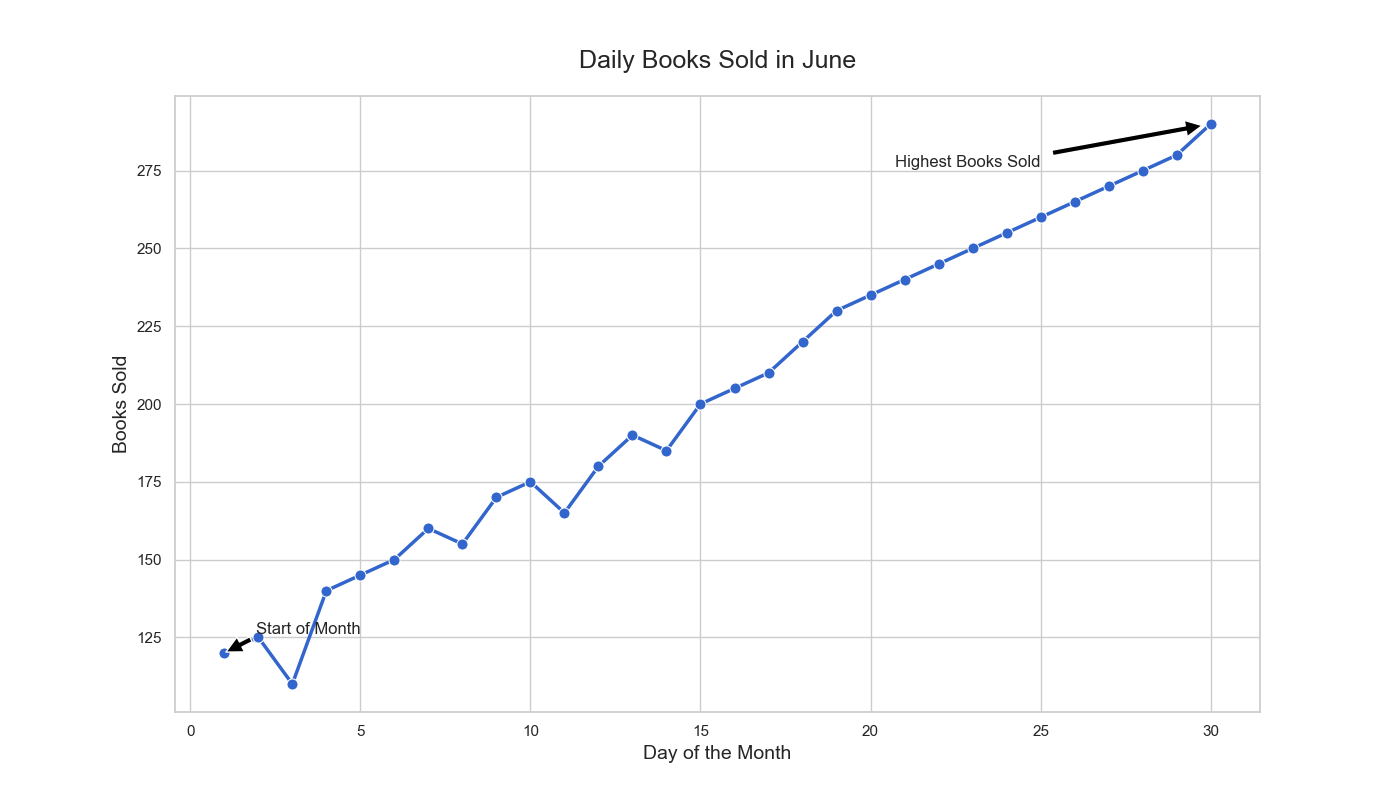

This figure's Python source:

import seaborn as sns
import matplotlib.pyplot as plt
import pandas as pd

# Data
data = {'Day': [1, 2, 3, 4, 5, 6, 7, 8, 9, 10, 11, 12, 
                13, 14, 15, 16, 17, 18, 19, 20, 21, 22, 
                23, 24, 25, 26, 27, 28, 29, 30],
        'Books Sold': [120, 125, 110, 140, 145, 150, 160, 155, 170, 175, 165, 180, 
                       190, 185, 200, 205, 210, 220, 230, 235, 240, 245, 250, 
                       255, 260, 265, 270, 275, 280, 290]}

# Create DataFrame
df = pd.DataFrame(data)

# Set the size of the plot
plt.figure(figsize=(14, 8))

# Create lineplot
sns.lineplot(x='Day', y='Books Sold', data=df, 
             color='#3366CC', marker='o', markersize=8, linewidth=2.5)

# Annotations
plt.annotate('Highest Books Sold', xy=(30, 290), xytext=(25, 280),
             arrowprops=dict(facecolor='black', shrink=0.05),
             horizontalalignment='right', verticalalignment='top')

plt.annotate('Start of Month', xy=(1, 120), xytext=(5, 130),
             arrowprops=dict(facecolor='black', shrink=0.05),
             horizontalalignment='right', verticalalignment='top')

# Adding title and labels
plt.title('Daily Books Sold in June', fontsize=18, pad=20)
plt.xlabel('Day of the Month', fontsize=14)
plt.ylabel('Books Sold', fontsize=14)

# Display the plot
plt.show()
